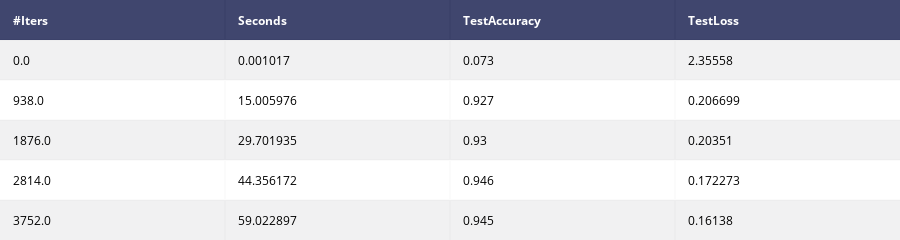

Write notebook code for a chart like this one.
### Code cell
df2 = pd.read_csv("caffe.INFO.train", delim_whitespace=True)
sample_data_table = FF.create_table(df.head())
plotly.offline.iplot(sample_data_table)

### Figure 1 — Plotly figure (JSON) as saved in the notebook; plotly's stock layout.template omitted (floating-point values rounded to 4 significant figures)
{"data": [{"colorscale": [[0, "#00083e"], [0.5, "#ededee"], [1, "#ffffff"]], "hoverinfo": "none", "opacity": 0.75, "showscale": false, "type": "heatmap", "z": [[0, 0, 0, 0], [0.5, 0.5, 0.5, 0.5], [1, 1, 1, 1], [0.5, 0.5, 0.5, 0.5], [1, 1, 1, 1], [0.5, 0.5, 0.5, 0.5]]}], "layout": {"annotations": [{"align": "left", "font": {"color": "#ffffff"}, "showarrow": false, "text": "<b>#Iters</b>", "x": -0.45, "xanchor": "left", "xref": "x1", "y": 0, "yref": "y1"}, {"align": "left", "font": {"color": "#ffffff"}, "showarrow": false, "text": "<b>Seconds</b>", "x": 0.55, "xanchor": "left", "xref": "x1", "y": 0, "yref": "y1"}, {"align": "left", "font": {"color": "#ffffff"}, "showarrow": false, "text": "<b>TestAccuracy</b>", "x": 1.55, "xanchor": "left", "xref": "x1", "y": 0, "yref": "y1"}, {"align": "left", "font": {"color": "#ffffff"}, "showarrow": false, "text": "<b>TestLoss</b>", "x": 2.55, "xanchor": "left", "xref": "x1", "y": 0, "yref": "y1"}, {"align": "left", "font": {"color": "#000000"}, "showarrow": false, "text": "0.0", "x": -0.45, "xanchor": "left", "xref": "x1", "y": 1, "yref": "y1"}, {"align": "left", "font": {"color": "#000000"}, "showarrow": false, "text": "0.001017", "x": 0.55, "xanchor": "left", "xref": "x1", "y": 1, "yref": "y1"}, {"align": "left", "font": {"color": "#000000"}, "showarrow": false, "text": "0.073", "x": 1.55, "xanchor": "left", "xref": "x1", "y": 1, "yref": "y1"}, {"align": "left", "font": {"color": "#000000"}, "showarrow": false, "text": "2.35558", "x": 2.55, "xanchor": "left", "xref": "x1", "y": 1, "yref": "y1"}, {"align": "left", "font": {"color": "#000000"}, "showarrow": false, "text": "938.0", "x": -0.45, "xanchor": "left", "xref": "x1", "y": 2, "yref": "y1"}, {"align": "left", "font": {"color": "#000000"}, "showarrow": false, "text": "15.005976", "x": 0.55, "xanchor": "left", "xref": "x1", "y": 2, "yref": "y1"}, {"align": "left", "font": {"color": "#000000"}, "showarrow": false, "text": "0.927", "x": 1.55, "xanchor": "left", "xref": "x1", "y": 2, "yref": "y1"}, {"align": "left", "font": {"color": "#000000"}, "showarrow": false, "text": "0.206699", "x": 2.55, "xanchor": "left", "xref": "x1", "y": 2, "yref": "y1"}, {"align": "left", "font": {"color": "#000000"}, "showarrow": false, "text": "1876.0", "x": -0.45, "xanchor": "left", "xref": "x1", "y": 3, "yref": "y1"}, {"align": "left", "font": {"color": "#000000"}, "showarrow": false, "text": "29.701935", "x": 0.55, "xanchor": "left", "xref": "x1", "y": 3, "yref": "y1"}, {"align": "left", "font": {"color": "#000000"}, "showarrow": false, "text": "0.93", "x": 1.55, "xanchor": "left", "xref": "x1", "y": 3, "yref": "y1"}, {"align": "left", "font": {"color": "#000000"}, "showarrow": false, "text": "0.20351", "x": 2.55, "xanchor": "left", "xref": "x1", "y": 3, "yref": "y1"}, {"align": "left", "font": {"color": "#000000"}, "showarrow": false, "text": "2814.0", "x": -0.45, "xanchor": "left", "xref": "x1", "y": 4, "yref": "y1"}, {"align": "left", "font": {"color": "#000000"}, "showarrow": false, "text": "44.356172", "x": 0.55, "xanchor": "left", "xref": "x1", "y": 4, "yref": "y1"}, {"align": "left", "font": {"color": "#000000"}, "showarrow": false, "text": "0.946", "x": 1.55, "xanchor": "left", "xref": "x1", "y": 4, "yref": "y1"}, {"align": "left", "font": {"color": "#000000"}, "showarrow": false, "text": "0.172273", "x": 2.55, "xanchor": "left", "xref": "x1", "y": 4, "yref": "y1"}, {"align": "left", "font": {"color": "#000000"}, "showarrow": false, "text": "3752.0", "x": -0.45, "xanchor": "left", "xref": "x1", "y": 5, "yref": "y1"}, {"align": "left", "font": {"color": "#000000"}, "showarrow": false, "text": "59.022897", "x": 0.55, "xanchor": "left", "xref": "x1", "y": 5, "yref": "y1"}, {"align": "left", "font": {"color": "#000000"}, "showarrow": false, "text": "0.945", "x": 1.55, "xanchor": "left", "xref": "x1", "y": 5, "yref": "y1"}, {"align": "left", "font": {"color": "#000000"}, "showarrow": false, "text": "0.16138", "x": 2.55, "xanchor": "left", "xref": "x1", "y": 5, "yref": "y1"}], "height": 230, "margin": {"b": 0, "l": 0, "r": 0, "t": 0}, "xaxis": {"dtick": 1, "gridwidth": 2, "showticklabels": false, "tick0": -0.5, "ticks": "", "zeroline": false}, "yaxis": {"autorange": "reversed", "dtick": 1, "gridwidth": 2, "showticklabels": false, "tick0": 0.5, "ticks": "", "zeroline": false}}}
